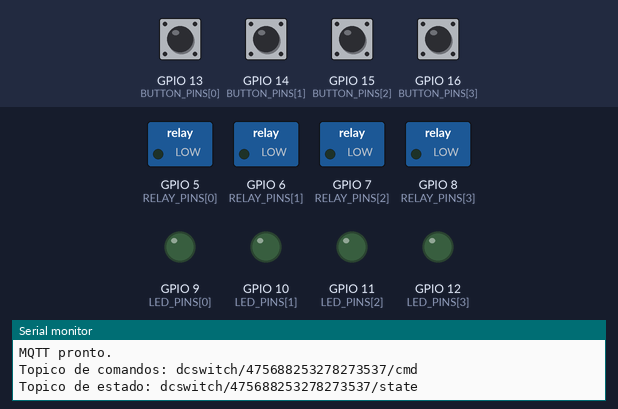
Bench run of a sketch on a simulated ESP32-S2. Shown: switched loads named in the sketch (green lamp = pin HIGH), output pins drawn as LEDs (lit = HIGH), the last lines printed to the serial monitor. The test bench sets the inputs (shaded band); at power-on: GPIO 13 (BUTTON_PINS[0]), GPIO 14 (BUTTON_PINS[1]), GPIO 15 (BUTTON_PINS[2]), GPIO 16 (BUTTON_PINS[3]) HIGH. WiFi joins after 1.5 s; servers stay silent unless stated; no MQTT or app messages arrive unless stated.

Above: at 2.7 s.
2.8 s: GPIO 13 (BUTTON_PINS[0]) pulled LOW for 0.15 s
At 3.5 s:
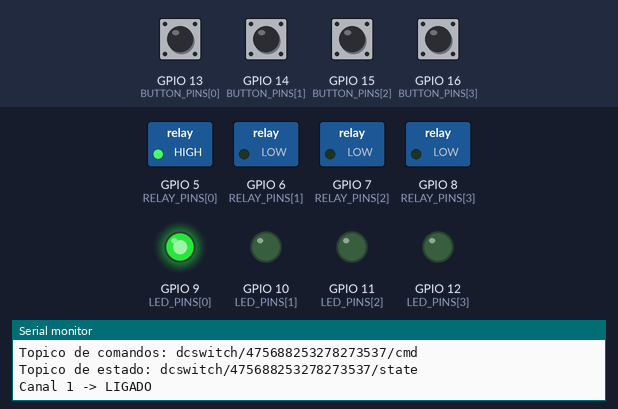
4.4 s: GPIO 14 (BUTTON_PINS[1]) pulled LOW for 0.15 s
At 4.8 s:
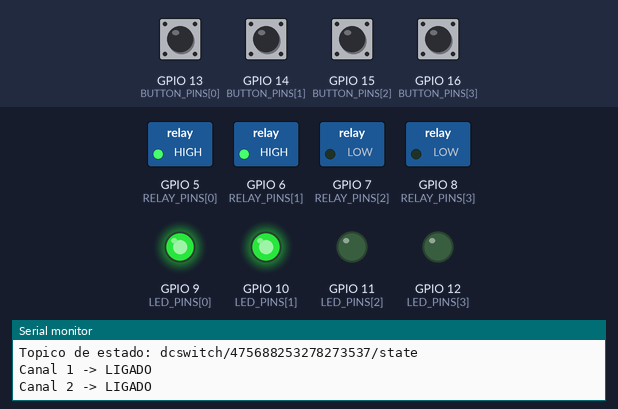
6.0 s: GPIO 15 (BUTTON_PINS[2]) pulled LOW for 0.15 s
At 7.1 s:
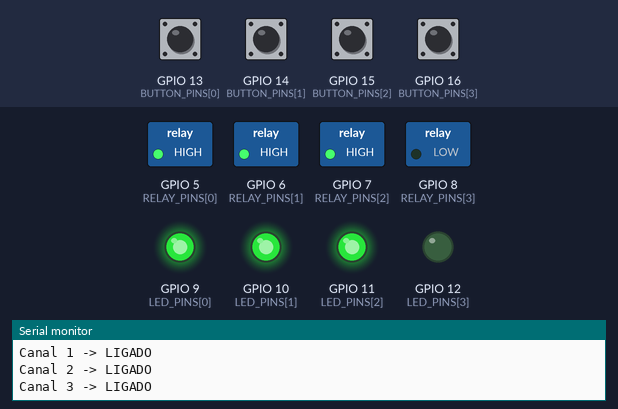
7.6 s: GPIO 16 (BUTTON_PINS[3]) pulled LOW for 0.15 s
At 8.4 s:
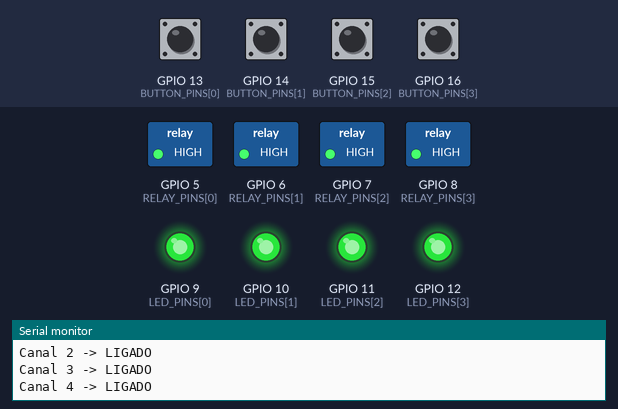
9.2 s: GPIO 13 (BUTTON_PINS[0]) pulled LOW for 1 s
At 9.6 s:
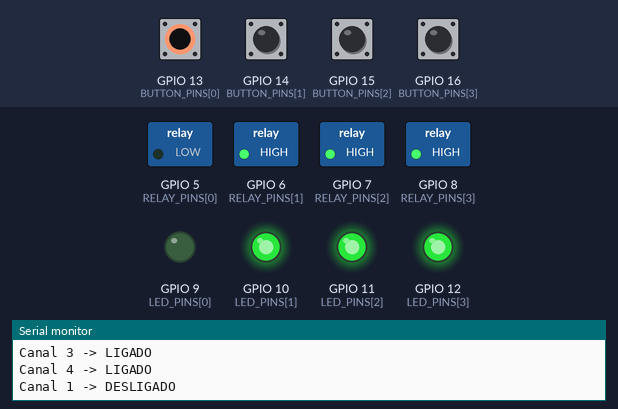
11.7 s: GPIO 14 (BUTTON_PINS[1]) pulled LOW for 1 s
At 12.7 s:
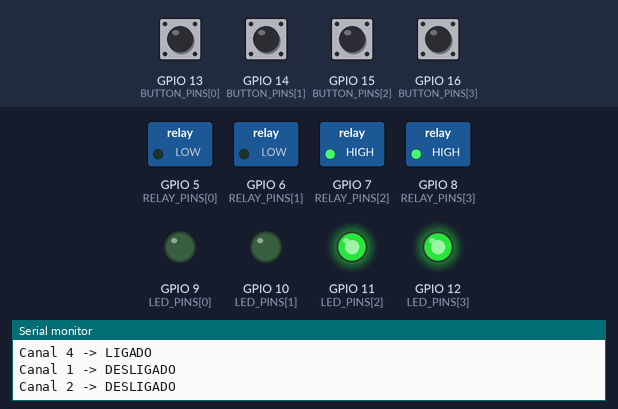
Timing chart, 0 to 14.7 s (numbered marks = the images above; inputs shaded):
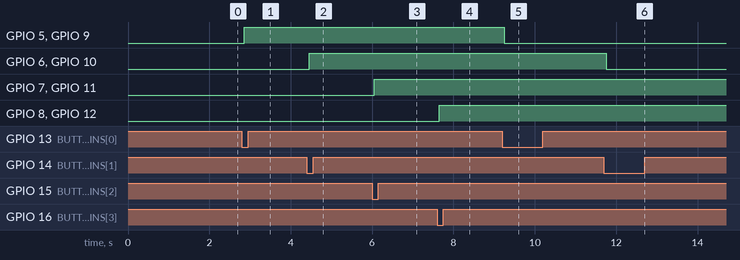

Measured:
- after the input at 2.8 s, GPIO 5 (RELAY_PINS[0]), GPIO 9 (LED_PINS[0]): LOW → HIGH after 0.05 s
- after the input at 4.4 s, GPIO 6 (RELAY_PINS[1]), GPIO 10 (LED_PINS[1]): LOW → HIGH after 0.05 s
- after the input at 6.0 s, GPIO 7 (RELAY_PINS[2]), GPIO 11 (LED_PINS[2]): LOW → HIGH after 0.05 s
- after the input at 7.6 s, GPIO 8 (RELAY_PINS[3]), GPIO 12 (LED_PINS[3]): LOW → HIGH after 0.05 s
- after the input at 9.2 s, GPIO 5 (RELAY_PINS[0]), GPIO 9 (LED_PINS[0]): HIGH → LOW after 0.05 s
- after the input at 11.7 s, GPIO 6 (RELAY_PINS[1]), GPIO 10 (LED_PINS[1]): HIGH → LOW after 0.05 s

The sketch:

sketch.ino
```cpp
#include <WiFi.h>
#include <PubSubClient.h>

// Pins Definition
const int RELAY_PINS[4]  = {5, 6, 7, 8};
const int LED_PINS[4]    = {9, 10, 11, 12};
const int BUTTON_PINS[4] = {13, 14, 15, 16};

// State variables
bool relayStates[4] = {false, false, false, false};
bool lastButtonStates[4] = {HIGH, HIGH, HIGH, HIGH};
unsigned long lastDebounceTime[4] = {0, 0, 0, 0};
const unsigned long debounceDelay = 50; // 50ms for debounce
bool buttonHandled[4] = {false, false, false, false};

const char *MQTT_BROKER = "broker.hivemq.com";
const int MQTT_PORT = 1883;
const char *COMMAND_TOPIC = "dcswitch/475688253278273537/cmd";
const char *STATE_TOPIC = "dcswitch/475688253278273537/state";
const char *STATUS_TOPIC = "dcswitch/475688253278273537/status"; // "online" / "offline" (LWT)

WiFiClient wifiClient;
PubSubClient mqtt(wifiClient);

void publishStates() {
  String payload = "{\"states\":[";

  for (int i = 0; i < 4; i++) {
    if (i > 0) {
      payload += ",";
    }

    payload += relayStates[i] ? "true" : "false";
  }

  payload += "]}";

  mqtt.publish(STATE_TOPIC, payload.c_str(), true);
}

void setRelay(int channel, bool state) {
  if (channel < 0 || channel >= 4) {
    return;
  }

  relayStates[channel] = state;
  digitalWrite(RELAY_PINS[channel], state ? HIGH : LOW);
  digitalWrite(LED_PINS[channel], state ? HIGH : LOW);
}

void toggleRelay(int channel) {
  if (channel < 0 || channel >= 4) {
    return;
  }

  setRelay(channel, !relayStates[channel]);

  Serial.print("Canal ");
  Serial.print(channel + 1);
  Serial.println(relayStates[channel] ? " -> LIGADO" : " -> DESLIGADO");

  publishStates();
}

int readChannelFromMessage(String message) {
  int channelKey = message.indexOf("\"channel\"");
  if (channelKey < 0) {
    return -1;
  }

  int colon = message.indexOf(":", channelKey);
  if (colon < 0) {
    return -1;
  }

  for (int i = colon + 1; i < message.length(); i++) {
    if (isDigit(message[i])) {
      return message.substring(i, i + 1).toInt();
    }
  }

  return -1;
}

void handleMqttMessage(char *topic, byte *payload, unsigned int length) {
  if (String(topic) != COMMAND_TOPIC) {
    return;
  }

  String message;
  for (unsigned int i = 0; i < length; i++) {
    message += (char)payload[i];
  }

  if (message.indexOf("\"toggle\"") >= 0) {
    toggleRelay(readChannelFromMessage(message));
  }
}

void connectMqtt() {
  while (!mqtt.connected()) {
    String clientId = "dcswitch-sim-" + String((uint32_t)ESP.getEfuseMac(), HEX);

    Serial.print("Conectando ao MQTT...");
    // Last Will: se o ESP32 desligar, o broker publica "offline" no tópico de presença
    if (mqtt.connect(clientId.c_str(), NULL, NULL, STATUS_TOPIC, 0, true, "offline")) {
      Serial.println(" conectado.");
      mqtt.subscribe(COMMAND_TOPIC);
      mqtt.publish(STATUS_TOPIC, "online", true);
      publishStates();
    } else {
      Serial.print(" falhou, rc=");
      Serial.print(mqtt.state());
      Serial.println(". Nova tentativa em 2s.");
      delay(2000);
    }
  }
}

void setup() {
  Serial.begin(115200);

  for (int i = 0; i < 4; i++) {
    // Configura saídas
    pinMode(RELAY_PINS[i], OUTPUT);
    pinMode(LED_PINS[i], OUTPUT);

    // Estado inicial desligado
    setRelay(i, false);

    // Configura botões com PULL-UP interno
    pinMode(BUTTON_PINS[i], INPUT_PULLUP);
  }

  Serial.print("Conectando ao WiFi do Wokwi");
  WiFi.begin("Wokwi-GUEST", "", 6);
  while (WiFi.status() != WL_CONNECTED) {
    delay(100);
    Serial.print(".");
  }

  Serial.println();
  Serial.print("WiFi conectado. IP do ESP32 simulado: ");
  Serial.println(WiFi.localIP());

  mqtt.setServer(MQTT_BROKER, MQTT_PORT);
  mqtt.setCallback(handleMqttMessage);
  connectMqtt();

  Serial.println("MQTT pronto.");
  Serial.print("Topico de comandos: ");
  Serial.println(COMMAND_TOPIC);
  Serial.print("Topico de estado: ");
  Serial.println(STATE_TOPIC);
}

void loop() {
  if (!mqtt.connected()) {
    connectMqtt();
  }

  mqtt.loop();

  for (int i = 0; i < 4; i++) {
    int reading = digitalRead(BUTTON_PINS[i]);

    // Verifica alteração por ruído/bounce
    if (reading != lastButtonStates[i]) {
      lastDebounceTime[i] = millis();
    }

    if ((millis() - lastDebounceTime[i]) > debounceDelay) {
      // Se o estado do botão estabilizou em LOW (pressionado)
      if (reading == LOW && !buttonHandled[i]) {
        toggleRelay(i);
        buttonHandled[i] = true;
      } else if (reading == HIGH) {
        buttonHandled[i] = false;
      }
    }

    lastButtonStates[i] = reading;
  }
}
```
